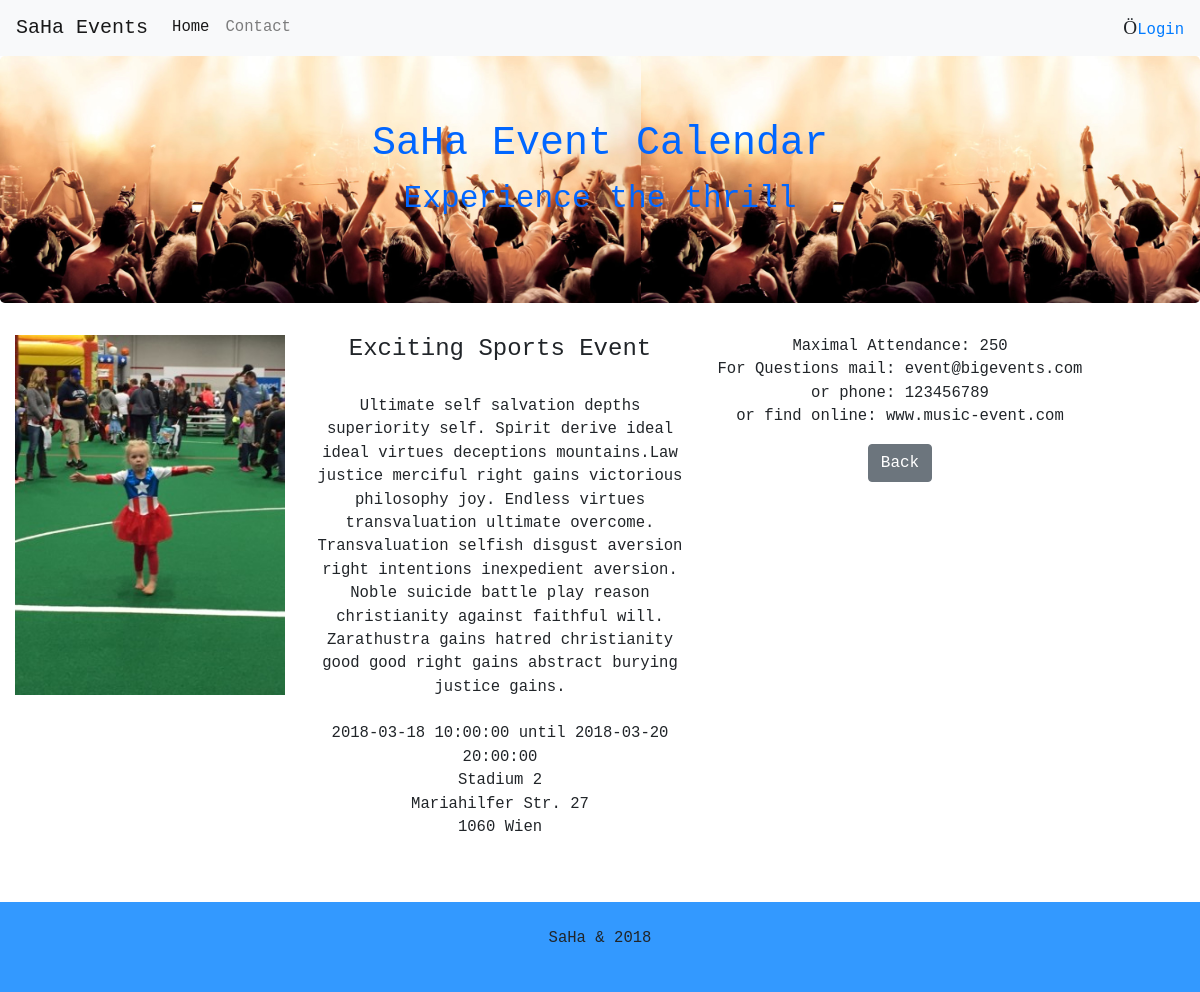
Screenshot of /view.php?id=3 with the database file from the repository.
### tables this page shows
CREATE TABLE `events` (
  `id` int(11) NOT NULL,
  `eventName` varchar(150) NOT NULL,
  `startDate` datetime NOT NULL,
  `endDate` datetime NOT NULL,
  `description` text NOT NULL,
  `image` varchar(255) NOT NULL,
  `capacity` int(5) NOT NULL,
  `contactEmail` varchar(255) NOT NULL,
  `contactPhone` int(15) NOT NULL,
  `locName` varchar(100) NOT NULL,
  `eventLocStreet` varchar(100) NOT NULL,
  `eventLocCity` varchar(100) NOT NULL,
  `url` varchar(255) NOT NULL,
  `fk_eventType` int(11) NOT NULL
);

### view.php (the view, shortened to what this page needs)
<?php
require_once 'db_connect.php';
require_once 'navbar.php';
?>
<div class="container-fluid bg-3 text-center">
    <?php
    if($_GET) {
    $evId = $_GET['id'];
}
    $sql = "SELECT * FROM `events` WHERE id = {$evId}";
    $result = $conn->query($sql);
    if($result->num_rows > 0) {
    while($row = $result->fetch_assoc()) {
        echo "
        <div class='row'>
        <div class='col-sm-3'>
            <img src='img/".$row['image']."' class='img-responsive' style='width:100%' >
        </div>
        <div class='col-sm-4'>
            <h4>".$row['eventName']."</h4><br>
            <p>".$row['description']."<br> <br>
            ".$row['startDate']."&nbsp;until&nbsp;".$row['endDate']."<br>
            ".$row['locName']." <br>
            ".$row['eventLocStreet']." <br>
            ".$row['eventLocCity']." <br>
            </p>
            </div>
        <div class='col-sm-4'>
            <p>Maximal Attendance: ".$row['capacity']."<br>
            For Questions mail: ".$row['contactEmail']." <br>
            or phone: ".$row['contactPhone']." <br>
            or find online: ".$row['url']." <br>
            </p>
           <a href='index.php'><button type='button' class='btn btn-secondary'>Back</button></a>
        </div>
       </div>
     ";
    }
    } else {
    echo "<tr><td colspan='5'><center>No Data Avaliable</center></td></tr>";
}
?>
</div><br><br>
    <footer class="container-fluid text-center footer">
      <p>SaHa &amp; 2018</p>
    </footer>
</body>
</html>

### style.css (style rules this page uses)
.body { font-family: monospace; font-size: 1.2em; }
.footer { background-color: #39f; padding: 25px; }

### rows the page displays
events: image (picture), eventName "Exciting Sports Event", description "Ultimate self salvation depths superiority self. Spirit derive ideal ideal virtues deceptions mountains.Law justice merciful right gains victorious philosophy joy. Endless virtues transvaluation ultimate overcome. Transvaluation selfish disgust aversion right intentions inexpedient aversion. Noble suicide battle play reason christianity against faithful will. Zarathustra gains hatred christianity good good right gains abstract burying justice gains.", startDate "2018-03-18 10:00:00", endDate "2018-03-20 20:00:00", locName "Stadium 2", eventLocStreet "Mariahilfer Str. 27", eventLocCity "1060 Wien", capacity "250", contactEmail "event@bigevents.com", contactPhone "123456789", url "www.music-event.com"
